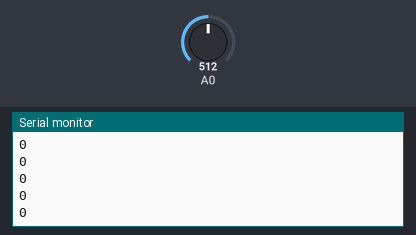
Simulated run of this sketch. Board: Arduino Uno, built with avr-gcc and run on an emulated ATmega328P. Parts: the last lines printed to the serial monitor. The inputs (shaded band) are chosen by the test bench; at power-on: A0 = 512.

Above: at 1.2 s.
1.3 s: A0 set to 716
At 1.31 s:
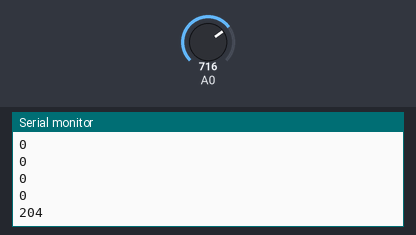
2.8 s: A0 set to 900
At 2.81 s:
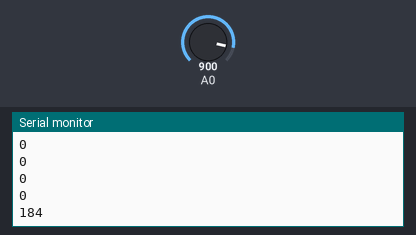
Timing chart, 0 to 5.8 s (numbered marks = the images above; inputs shaded):
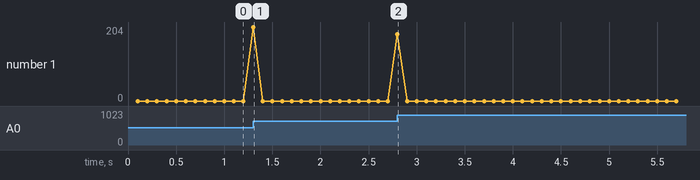

Measured:
- after the input at 1.3 s, the serial monitor: prints a new line at once (image 1)
- after the input at 2.8 s, the serial monitor: prints a new line at once (image 2)

The sketch:

SoundLevel.ino
```cpp
/****************************************
Example Sound Level Sketch for the
Adafruit Microphone Amplifier
****************************************/
// from: https://learn.adafruit.com/adafruit-microphone-amplifier-breakout/measuring-sound-levels


int iMeasureSound();

//const int sampleWindow = 100; // Sample window width in mS (50 mS = 20Hz)
#define SOUND_SAMPLE_WINDOW 100
unsigned int sample;
void setup()
{
   Serial.begin(9600);
}


void loop()
{


   Serial.println(iMeasureSound());
}

// adapted from:
// https://learn.adafruit.com/adafruit-microphone-amplifier-breakout/measuring-sound-levels
int iMeasureSound()
{
   unsigned long startMillis= millis();  // Start of sample window
   unsigned int peakToPeak = 0;   // peak-to-peak level
   unsigned int signalMax = 0;
   unsigned int signalMin = 1024;

   while (millis() - startMillis < SOUND_SAMPLE_WINDOW)
   {
      sample = analogRead(0);
      if (sample < 1024)  // toss out spurious readings
      {
         if (sample > signalMax)
         {
            signalMax = sample;  // save just the max levels
         }
         else if (sample < signalMin)
         {
            signalMin = sample;  // save just the min levels
         }
      }
   }
   peakToPeak = signalMax - signalMin;  // max - min = peak-peak amplitude
   return(peakToPeak);
}
```
